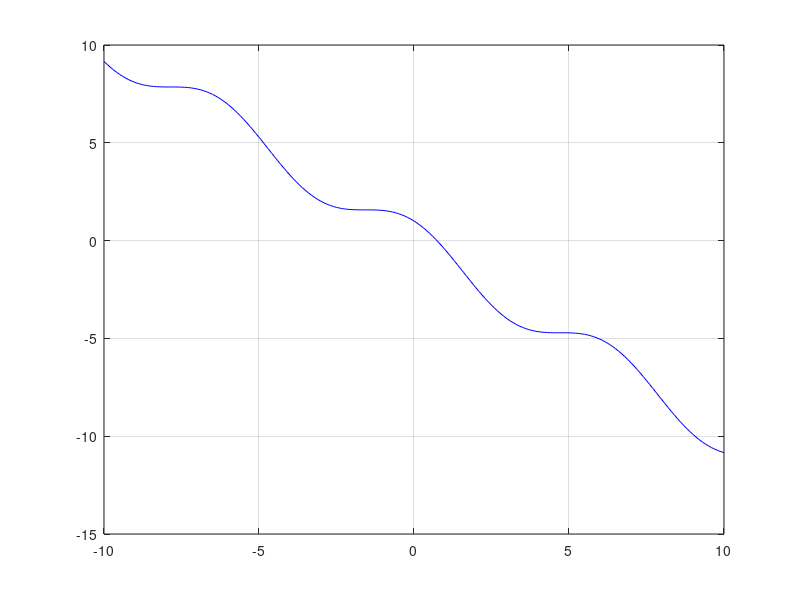
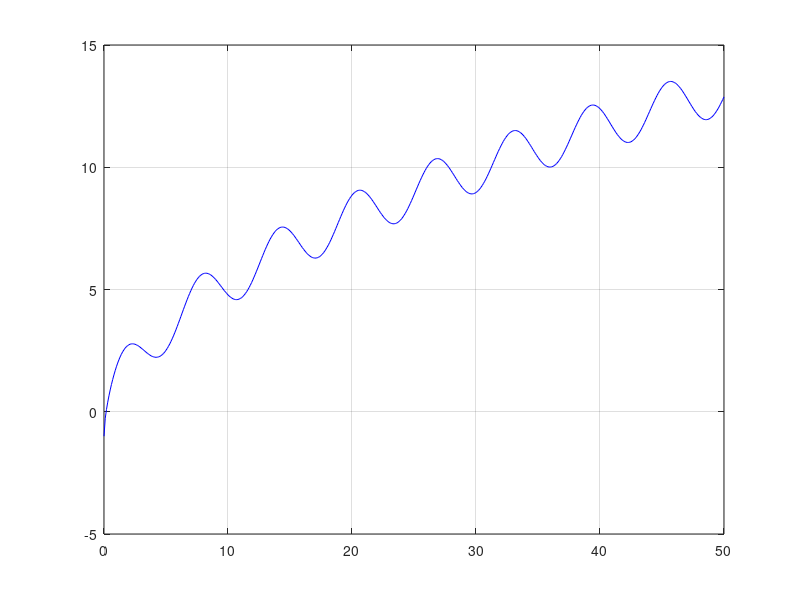
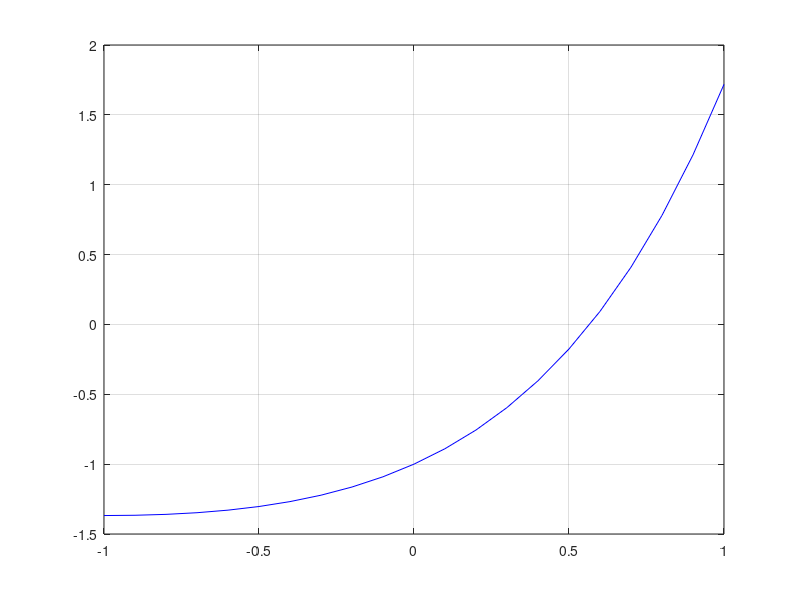
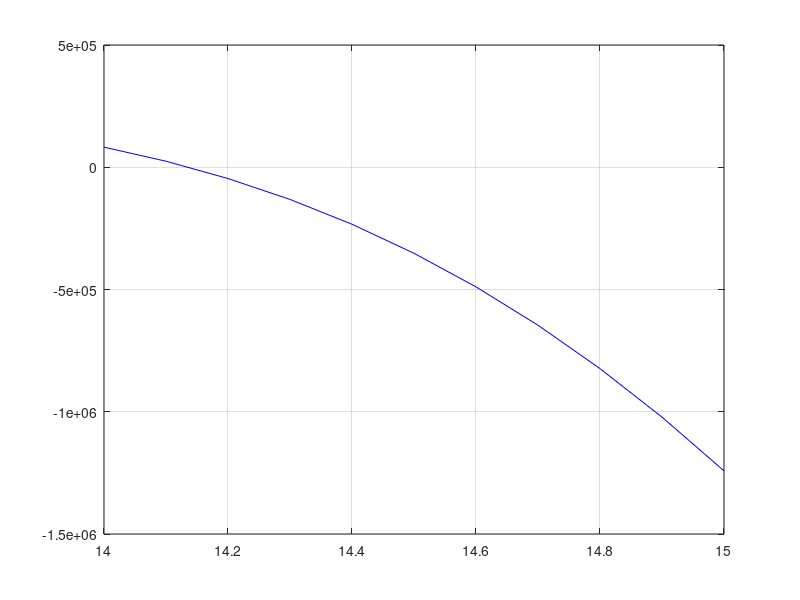

Write the MATLAB code that produced these figures, in order.
% Lösung der Pflichtaufgabe 5 von Christoph Stach ( s0555912 ) und Marvin Krüger ( s0556109 )

clc
warning("off")

% Defienrung der Gleichungssysteme für die Pflichtaufgaben
% Die Funktionen sind so benannt wie die aufgaben: a), b), c), d)

% cos x = x
function y = a(x)
  y = cos(x) - x;
endfunction

% sin x + 2 * x ^ (1/2) = 1
function y = b(x)
  y = sin(x) + 2 .* sqrt(x) - 1;
endfunction

% x * e ^ (x)
function y = c(x)
  y = x .* exp(x) - 1;
endfunction

% 1 + cos x * cosh x = 0
function y = d(x)
  y = 1 + cos(x) .* cosh(x);
endfunction

% Rumprobieren mit Intervallen
xA = -10:0.1:10;
xB = 0:0.1:50;
xC = -1:0.1:1;
xD = 14:0.1:15;


% Zuerst per Plotten einen gescheiten eingabe Interval bestimmen.
figure(1),plot(xA, a(xA), 'b'),grid
figure(2),plot(xB, b(xB), 'b'),grid
figure(3),plot(xC, c(xC), 'b'),grid
figure(4),plot(xD, d(xD), 'b'),grid


resA = fzero(@a, [-10 10]) % Diese Funktion hat nur eine Nullstelle da Sie stetig steigt.
resB = fzero(@b, [0 50])   % Bei dieser Funktion liegt die Nullstelle sehr nah an 0.
resC = fzero(@c, [-1 1])   % Durch das Plotten haben wir herausgefunden, das die Nullstelle in der Nähe von 0.5 liegt.

% Diese Funktion hat unendliche Viele Nullstellen. Was man durch das Rumspielen mit dem Interval leicht herausfinden kann.
% Deswegen hier nur ein paar Bespiel Nullen. 
% Der Betrag der Nullstellen ist im Positiven, so wie im Negativen gleich.
resD1 = fzero(@d, [-6, -4]) 
resD2 = fzero(@d, [4, 6]) 

resD3 = fzero(@d, [0, 2]) 
resD4 = fzero(@d, [7, 10]) 
resD5 = fzero(@d, [8, 12]) 
resD6 = fzero(@d, [12, 15]) 

% So ein Zufall: Zwischen den Nullstellen liegt PI
% Haben wir durch rumprobieren rausgefunden
pi = resD6 - resD5
